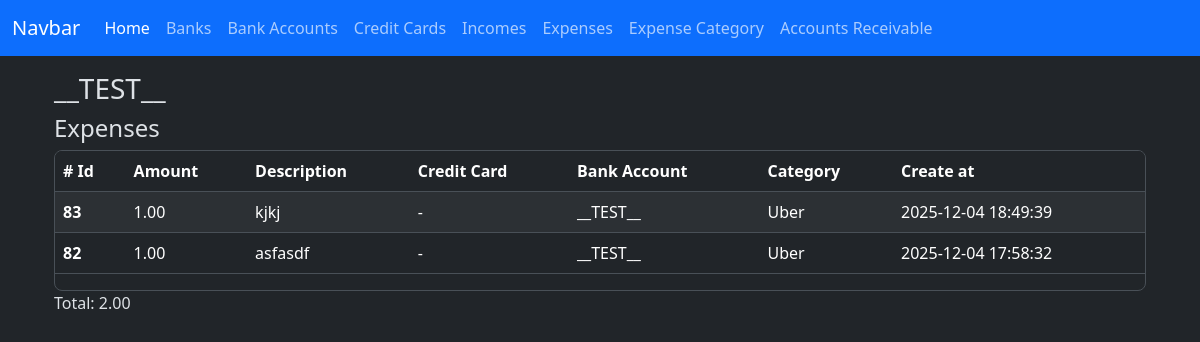
The page /bank_accounts/associated_records/20 on the database as committed earlier.
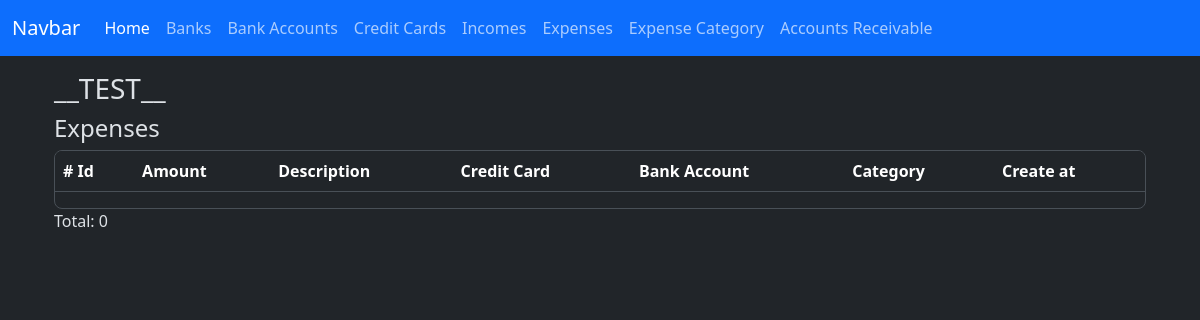
The same page on the database as committed later.
### app/models/expense.py (models this page shows, shortened)
class Expense(db.Model):
    __tablename__ = 'expenses'
    id = db.Column(db.Integer, primary_key=True)
    amount = db.Column(db.Numeric(10,2), nullable=False)
    is_cash = db.Column(db.Boolean, nullable=False, default=True)
    credit_card_id = db.Column(db.Integer, db.ForeignKey('credit_cards.id'))
    bank_account_id = db.Column(db.Integer, db.ForeignKey('bank_accounts.id'))
    expense_category_id = db.Column(db.Integer, db.ForeignKey('expense_categories.id'))
    description = db.Column(db.String(150), nullable=False)
    created_at = db.Column(db.DateTime(timezone=True), server_default=func.now())
    updated_at = db.Column(db.DateTime(timezone=True), onupdate=func.now())
    credit_card = relationship('CreditCard', back_populates='expenses')
    bank_account = relationship('BankAccount', back_populates='expenses')
    expense_category = relationship('ExpenseCategory', back_populates='expenses')

### app/models/bank_account.py (models this page shows)
class BankAccount(db.Model):
    __tablename__ = 'bank_accounts'
    id = db.Column(db.Integer, primary_key=True)
    nick_name = db.Column(db.String(120))
    amount_available = db.Column(db.Numeric(10, 2), nullable=False)
    is_active = db.Column(db.Boolean, default=True)
    account_number = db.Column(db.Integer, nullable=True)
    bank_id = db.Column(db.Integer, db.ForeignKey('banks.id'))
    created_at = db.Column(db.DateTime(timezone=True), server_default=func.now())
    updated_at = db.Column(db.DateTime(timezone=True), onupdate=func.now())
    bank = relationship('Bank', back_populates='bank_accounts')
    expenses = relationship('Expense', back_populates='bank_account')
    incomes = relationship('Income', back_populates='bank_account')
    loans = relationship('Loan', back_populates='bank_account')

### app/models/expense_category.py (models this page shows)
class ExpenseCategory(db.Model):
    __tablename__ = 'expense_categories'
    id = db.Column(db.Integer, primary_key=True)
    name = db.Column(db.String(100), nullable=False)
    created_at = db.Column(db.DateTime(timezone=True), server_default=func.now())
    updated_at = db.Column(db.DateTime(timezone=True), onupdate=func.now())
    expenses = relationship('Expense', back_populates='expense_category')

### app/routes/bank_account_routes.py (the view)
@bank_account_bp.route('/associated_records/<int:bank_account_id>')
def associated_records(bank_account_id):
    try:
        data = ba_controller.get_associated_records(bank_account_id)
    except Exception as e:
        print(e)
        return jsonify({'error': str(e)}), 400
    return render_template('bank_accounts/associated_records.html', data=data)

### app/controllers/bank_account_controller.py (called while the page is built)
def get_associated_records(bank_account_id):
    data = {}
    try:
        bank_account = BankAccount.query.get(bank_account_id)
        query = Expense.query.filter(Expense.bank_account_id == bank_account_id)
        expenses = query.order_by(Expense.created_at.desc()).all()
        count_expenses = query.count()
        total_expenses = query.with_entities(func.sum(Expense.amount)).scalar() or Decimal(0.00)
        data = {
            'expenses': expenses,
            'bank_account': bank_account,
            'total_expenses': total_expenses,
            'count_expenses': count_expenses,
        }
    except BankAccountDoesNotExists as e:
        raise BankAccountDoesNotExists('Bank account does not exists.')
    except Exception as e:
        raise e
    return data

### app/templates/bank_accounts/associated_records.html (shortened to what this page needs)
{% extends 'layout.html' %}
{% block content %}
    <h3>{{ data.bank_account.nick_name }}</h3>
    <h4 class="mt-2">Expenses</h4>
    <div id="expenses-table-container" class="table-responsive overflow-y-auto border rounded-3 mt-1" style="max-height: 300px;">
                <table class="table table-striped table-hover" id="expenses-table">
            <thead class="sticky-top">
                <tr>
                    <th scope="col"># Id</th>
                    <th scope="col">Amount</th>
                    <th scope="col">Description</th>
                    <th scope="col">Credit Card</th>
                    <th scope="col">Bank Account</th>
                    <th scope="col">Category</th>
                    <th scope="col">Create at</th>
                </tr>
            </thead>
            <tbody id="expenses-table-body">
                {% for expense in data.expenses %}
                <tr>
                    <th scope="row">{{ expense.id }}</th>
                    <td>{{ expense.amount }}</td>
                    <td> {{ expense.description or '-' }} </td>
                    <td>{{ expense.credit_card.nick_name or '-' }}</td>
                    <td>{{ expense.bank_account.nick_name }}</td>
                    <td>{{ expense.expense_category.name }}</td>
                    <td>{{ expense.created_at }}</td>
                </tr>
                {% endfor %}
            </tbody>
        </table>
    </div>
    <p class="">Total: {{ data.total_expenses }}</p>
{% endblock %}

Rows that differ between the two databases and show on the page:
removed Expense: id "83", amount "1.00", description "kjkj", credit_card "-", bank_account.nick_name "__TEST__", expense_category.name "Uber", created_at "2025-12-04 18:49:39"
removed Expense: id "82", amount "1.00", description "asfasdf", credit_card "-", bank_account.nick_name "__TEST__", expense_category.name "Uber", created_at "2025-12-04 17:58:32"
Other text that changed with them:
{{ data.total_expenses }}: "2.00" → "0"
